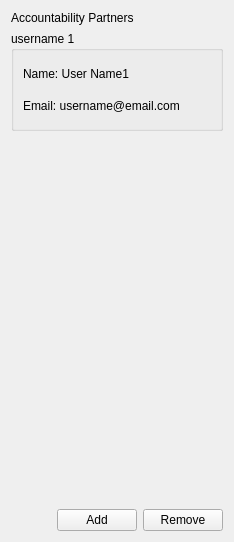
              <widget class="QWidget" name="accPartners_page">
               <layout class="QGridLayout" name="gridLayout_16">
                <item row="0" column="0" colspan="3">
                 <widget class="QLabel" name="label_2">
                  <property name="text">
                   <string>Accountability Partners</string>
                  </property>
                 </widget>
                </item>
                <item row="1" column="0" colspan="3">
                 <widget class="QGroupBox" name="partnerInfo_grbx">
                  <property name="sizePolicy">
                   <sizepolicy hsizetype="Preferred" vsizetype="MinimumExpanding">
                    <horstretch>0</horstretch>
                    <verstretch>0</verstretch>
                   </sizepolicy>
                  </property>
                  <property name="minimumSize">
                   <size>
                    <width>0</width>
                    <height>100</height>
                   </size>
                  </property>
                  <property name="maximumSize">
                   <size>
                    <width>16777215</width>
                    <height>110</height>
                   </size>
                  </property>
                  <property name="font">
                   <font>
                    <family>Arial</family>
                    <pointsize>9</pointsize>
                   </font>
                  </property>
                  <property name="title">
                   <string>username 1</string>
                  </property>
                  <layout class="QGridLayout" name="gridLayout_17">
                   <item row="1" column="0">
                    <widget class="QLabel" name="label_6">
                     <property name="font">
                      <font>
                       <family>Arial</family>
                       <pointsize>9</pointsize>
                      </font>
                     </property>
                     <property name="text">
                      <string>Email: username@email.com</string>
                     </property>
                    </widget>
                   </item>
                   <item row="0" column="0">
                    <widget class="QLabel" name="label_5">
                     <property name="font">
                      <font>
                       <family>Arial</family>
                       <pointsize>9</pointsize>
                      </font>
                     </property>
                     <property name="text">
                      <string>Name: User Name1</string>
                     </property>
                    </widget>
                   </item>
                  </layout>
                 </widget>
                </item>
                <item row="2" column="0">
                 <spacer name="verticalSpacer_3">
                  <property name="orientation">
                   <enum>Qt::Vertical</enum>
                  </property>
                  <property name="sizeHint" stdset="0">
                   <size>
                    <width>20</width>
                    <height>372</height>
                   </size>
                  </property>
                 </spacer>
                </item>
                <item row="3" column="0">
                 <spacer name="horizontalSpacer_7">
                  <property name="orientation">
                   <enum>Qt::Horizontal</enum>
                  </property>
                  <property name="sizeHint" stdset="0">
                   <size>
                    <width>40</width>
                    <height>20</height>
                   </size>
                  </property>
                 </spacer>
                </item>
                <item row="3" column="1">
                 <widget class="QPushButton" name="addPartner_btn">
                  <property name="text">
                   <string>Add</string>
                  </property>
                 </widget>
                </item>
                <item row="3" column="2">
                 <widget class="QPushButton" name="rmvPartner_btn">
                  <property name="text">
                   <string>Remove</string>
                  </property>
                 </widget>
                </item>
               </layout>
              </widget>
